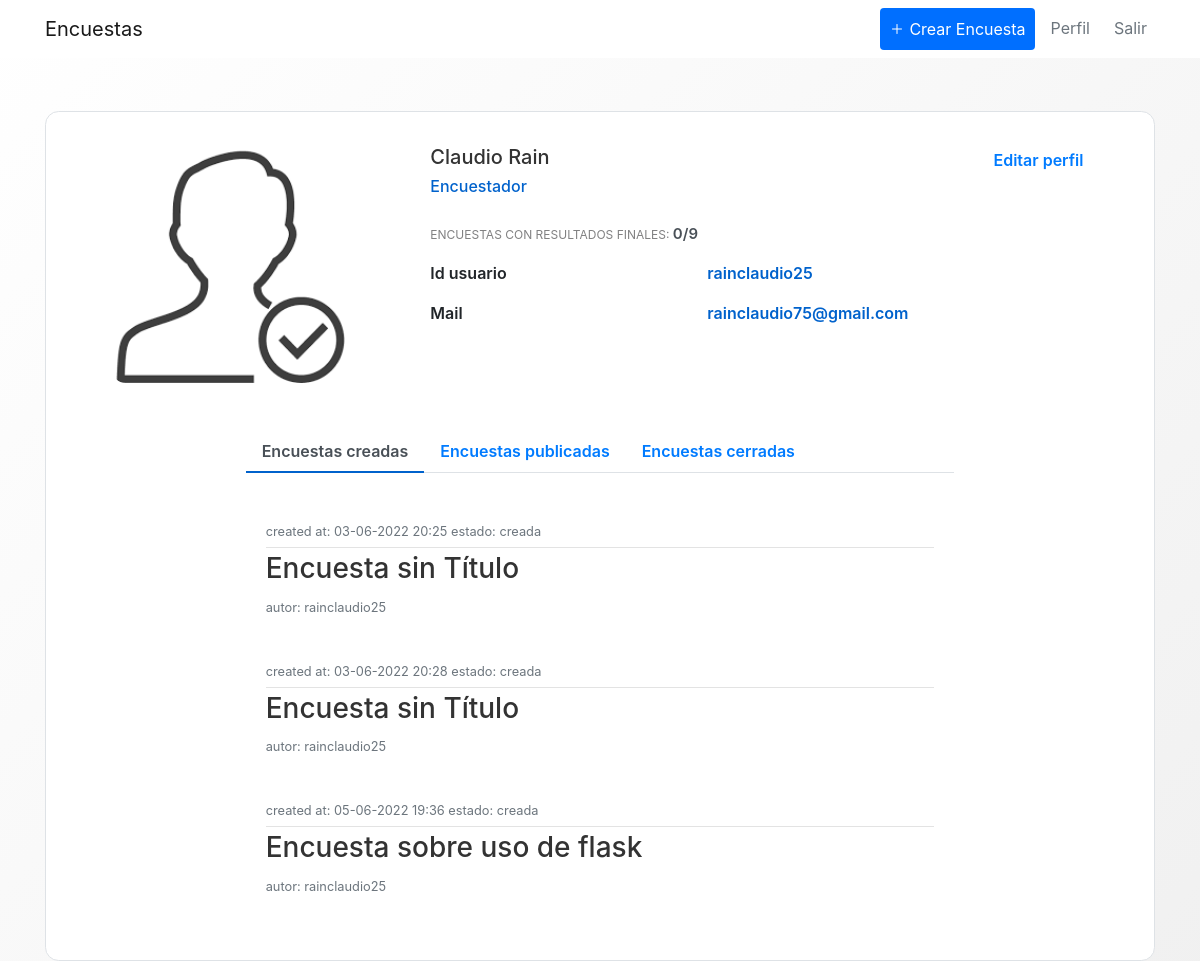
The app's page /profile (signed in) with its own data.
### encuestas/models.py (models this page shows, shortened)
class User(db.Model,UserMixin):
    id = db.Column(db.Integer, primary_key=True)
    username = db.Column(db.String(20), unique=True, nullable=False)
    name = db.Column(db.String(20), nullable=False)
    email = db.Column(db.String(120), unique=True, nullable=False)
    image_file = db.Column(db.String(20), nullable=False, default='default.jpg')
    password = db.Column(db.String(60), nullable=False)
    posts = db.relationship('Post', backref='author', lazy=True)
    tipo = db.Column(db.String(20), nullable=False)
    visible_inf = db.Column(db.String(20), nullable=False, default=True)

class Encuesta(db.Model):
    id = db.Column(db.Integer, primary_key = True)
    title = db.Column(db.String(100),nullable = False)
    description = db.Column(db.String(1000), nullable = False)
    image_file = db.Column(db.String(20), nullable=False, default='default.jpg')
    date_created = db.Column(db.DateTime, nullable = False, default = datetime.utcnow)
    date_posted = db.Column(db.DateTime, default = datetime.utcnow)
    user_id = db.Column(db.Integer, db.ForeignKey('user.id'),nullable = False)
    preguntas = db.relationship('Pregunta', backref = 'content', lazy = True)
    estado =  db.Column(db.String(100), default = "creada")

### encuestas/routes.py (the view)
@app.route("/profile", methods=['GET', 'POST'])
@login_required
def profile():
    form = updatePerfil()
    respuesta = Respuesta.query.filter_by(id_usuario = current_user.username)
    if form.validate_on_submit():
        if form.picture.data:
            picture_file = guardarfoto(form.picture.data)
            current_user.image_file = picture_file
        current_user.name = form.name.data
        current_user.email = form.email.data
        current_user.visible_inf = form.visible.data
        db.session.commit()
        flash('Tus datos han sido actualizados', 'success')
        return redirect(url_for('profile'))
    elif request.method == 'GET':
        form.name.data = current_user.name
        form.email.data = current_user.email
    lista_query= []
    encuest = {}
    for i in respuesta:
        datet =  i.date
        encuest[i.date.strftime("%d-%m-%Y %H:%M:%S")] = i.id_encuesta
        encRESP = Encuesta.query.filter_by(id = i.id_encuesta )
    keys = list(encuest.keys())
    for i in encuest:
        print(encuest[i])
        lista_query.append(Encuesta.query.filter_by(id = encuest[i] ))
    if len(lista_query) ==0:
        lista_query = 0
    encPUBLIC = Encuesta.query.filter_by(user_id = current_user.username,estado = "publicada" )
    encCREATE = Encuesta.query.filter_by(user_id = current_user.username,estado = "creada" )
    encCLOSED = Encuesta.query.filter_by(user_id = current_user.username,estado = "cerrada" )
    TOTAL=len(encuest)
    TOTALC=0
    tipo = False
    perfil_usuario =  'profile_encuestado.html'
    if current_user.tipo == '1':
        tipo = True
        perfil_usuario =  'profile_encuestador.html'
        for i in encPUBLIC:
            TOTAL=TOTAL+1
        for i in encCREATE:
            TOTAL=TOTAL+1
        for i in encCLOSED:
            TOTALC=TOTALC+1
    image_file = url_for('static', filename= 'profile_pics/' + current_user.image_file)
    return render_template(perfil_usuario, title='Profile', image_file=image_file , encPUBLIC = encPUBLIC, form = form, encCREATE=encCREATE, encCLOSED=encCLOSED, TOTAL =TOTAL+TOTALC, TOTALC  =  TOTALC, tipo=tipo, lista_query=lista_query, keys = keys)

### encuestas/forms.py (shortened to what this page needs)
class updatePerfil(FlaskForm):
    name = StringField('Nombre',
                           validators=[DataRequired(), Length(min=2, max=20)])
    email = StringField('Email',
                        validators=[DataRequired(), Email()])
    submit = SubmitField('Actualiza tu información')
    picture = FileField('Actualiza foto de perfil', validators=[FileAllowed(['jpg','png'])])
    visible = BooleanField('Sí, quiero mi información visible en el perfil', default=True)

### encuestas/models.py (called while the page is built)
@login_manager_.user_loader
def load_user(user_id):
    return User.query.get(int(user_id))

### encuestas/templates/profile_encuestador.html (shortened to what this page needs)
{% extends "layout.html" %}
{% block content %}
<link href="//maxcdn.bootstrapcdn.com/bootstrap/4.1.1/css/bootstrap.min.css" rel="stylesheet" id="bootstrap-css">
<div class="container emp-profile border">
                <div class="row">
                    <div class="col-md-4">
                        <div class="profile-img  rounded-circle ">
                            <img src = "{{image_file}}" alt=""/>
                        </div>
                    </div>
                    <div class="col-md-6">
                        <div class="profile-head">
                                    <h5>
                                        {{current_user.name}}
                                    </h5>
                                    <h6>
                                        {% if tipo %}
                                            Encuestador
                                        {%    else %}
                                            Encuestado
                                        {%    endif %}
                                    </h6>
                                    <p class="proile-rating">ENCUESTAS CON RESULTADOS FINALES: <span>{{TOTALC}}/{{TOTAL}}</span></p>
                                    <div class="tab-content profile-tab" id="myTabContent">
                                        {% if current_user.visible_inf == '1' %}
                                        <div class="tab-pane fade show active" id="home" role="tabpanel" aria-labelledby="home-tab">
                                            <div class="row tab-pane fade show active " id="home" role="tabpanel" aria-labelledby="home-tab">
                                                <div class="col-md-6">
                                                    <label>Id usuario</label>
                                                </div>
                                                <div class="col-md-6">
                                                    <p>{{current_user.username}}</p>
                                                </div>
                                                <div class="col-md-6">
                                                    <label>Mail</label>
                                                </div>
                                                <div class="col-md-6">
                                                    <p>{{current_user.email}}</p>
                                                </div>
                                            </div>
                                        </div>
                                        {%    endif %}
                                    </div>
                        </div>
                    </div>
                    <div class="col-md-2">
                        <input  type="button" value="Editar perfil" class="profile-edit-btn btn-outline-primary" id="btn"  >
                    </div>
                </div>
                <div class="row-md-2">
                    <br>
                    <br>
                </div>
                <div class="row">
                    <div class="col-md-2">
                    </div>
                    <div class="col-md-8 profile-head">
                        <ul class="nav nav-tabs" id="myTab" role="tablist">
                            <li class="nav-item">
                                <a class="nav-link active" id="profile-tab" data-toggle="tab" href="#created" role="tab" aria-controls="created" aria-selected="true">Encuestas creadas</a>
                            </li>
                            <li class="nav-item">
                                <a class="nav-link" id="open-tab" data-toggle="tab" href="#open" role="tab" aria-controls="open" aria-selected="false">Encuestas publicadas</a>
                            </li>
                            <li class="nav-item">
                                <a class="nav-link" id="profile-tab" data-toggle="tab" href="#close" role="tab" aria-controls="close" aria-selected="false">Encuestas cerradas</a>
                            </li>
                        </ul>
                        <div class="tab-content profile-tab" id="myTabContent">
                            <div class="tab-pane fade show active" id="created" role="tabpanel" aria-labelledby="created-tab">
                                <div class="column">
                                    <div class="row-md-8">
                                    {% for encuesta in encCREATE %}
                                    <article class="media content-section">
                                        <div class="media-body">
                                            <div class="article-metadata">
                                                <small class="text-muted">
                                                    created at: {{encuesta.date_created.strftime('%d-%m-%Y %H:%M')}}
                                                </small>
                                                <small class="text-muted">
                                                    estado: {{encuesta.estado}}
                                                </small>
                                            </div>
                                                <h2>
                                                    <a class="article-title"
                                                    href="{{ url_for('editar_encuesta', encuesta_id=encuesta.id)}}"> <h3>{{ encuesta.title }} </h3></a>
                                                </h2>
                                                <small class="text-muted">
                                                    autor: {{encuesta.user_id}}
                                                </small>
                                            </div>
                                        </article>
                                        {% endfor %}
                                    </div>
                                </div>
                            </div>
                        </div>
                    </div>
                </div>
        </div>
        {% endblock content %}

### encuestas/templates/layout.html (shortened to what this page needs)
<!DOCTYPE html>
<html>
<head>
    <link rel="stylesheet" href="https://maxcdn.bootstrapcdn.com/bootstrap/4.0.0/css/bootstrap.min.css">
    <link rel="stylesheet" type="text/css" href="{{ url_for('static', filename='main.css') }}">
</head>
<body>
    <header class="site-header">
      <nav class="navbar navbar-expand-lg bg-white navbar-light bg-white fixed-top ">
        <div class="container">
          <a class="navbar-brand mr-4 " href="/">Encuestas</a>
          <div class="collapse navbar-collapse" id="navbarToggle">
            <div class="navbar-nav">
              {%block change_button%}
              {% if current_user.is_authenticated and current_user.tipo =='1' %}
              <a class="nav-item text-white nav-link btn primary-button brand-color d-flex align-items-center gap-3" href="{{ url_for('crear_encuesta')}}">
                <ion-icon class = "aligm-middle"name="add-outline"></ion-icon>
                <span>
                  Crear Encuesta
                </span>
              </a>
              {% endif %}
              {%endblock%}
              {% if current_user.is_authenticated %}
              <a class="nav-item text-secondary nav-link  btn-link px-3 me-2" href="{{ url_for('profile') }}">Perfil</a>
              <a class="nav-item text-secondary nav-link" href="{{ url_for('logout') }}">Salir</a>
              {% else %}
              <a class="nav-item text-secondary nav-link" href="{{ url_for('login') }}">Login</a>
              <a class="nav-item text-secondary nav-link" href="{{ url_for('register') }}">Registrate</a>
              {% endif %}
            </div>
          </div>
        </div>
      </nav>
    </header>
    <main role="main" class="container">
      <div >
        <div id ="content-section">
          {% block content %}{% endblock %}
        </div>
      </div>
    </main>
</body>
</html>

### encuestas/static/main.css (style rules this page uses)
body { font-family: "Roboto", sans-serif; font-weight: 400; background: #fafafa; color: #333; margin-top: 3.4rem; box-sizing: border-box; }
h1, h2, h3, h4, h5, h6 { color: #444444; }
.site-header .navbar-nav .nav-link { color: #cbd5db; }
.content-section { background: #ffffff; padding: 10px 20px; border-radius: 3px; margin-bottom: 20px; }
.article-title { color: #333; }
.article-metadata { padding-bottom: 5px; margin-bottom: 4px; border-bottom: 1px solid #e3e3e3; }
.gap-3 { gap: 0.3rem; }
html, body { width: 100%; height: 100%; }
body { background: linear-gradient(-45deg, #ffffff, #e4e4e4, #ffffff); background-size: 400% 400%; animation: gradient 15s ease; }
.emp-profile { padding: 3%; margin-top: 10%; margin-bottom: 10%; border-radius: 0.85rem; background: #fff; }
.profile-img { text-align: center; }
.profile-img img { width: 70%; height: 100%; border-radius: 0.85rem; }
.profile-head h5 { color: #333; }
.profile-head h6 { color: #0062cc; }
.profile-edit-btn { border: none; border-radius: 1.5rem; width: 70%; padding: 2%; font-weight: 600; color: #6c757d; cursor: pointer; }
.proile-rating { font-size: 12px; color: #818182; margin-top: 5%; }
.proile-rating span { color: #495057; font-size: 15px; font-weight: 600; }
.profile-head .nav-tabs { margin-bottom: 5%; }
.profile-head .nav-tabs .nav-link { font-weight: 600; border: none; }
.profile-head .nav-tabs .nav-link.active { border: none; border-bottom: 2px solid #0062cc; }
.profile-tab label { font-weight: 600; }
.profile-tab p { font-weight: 600; color: #0062cc; }
.brand-color { background-color: #006fff; }
.primary-button { border: none; color: white; font-size: 1rem; border-radius: 3px; }

### records on screen
User: name "Claudio Rain", username "rainclaudio25", email "rainclaudio75@gmail.com"
Encuesta: date_created "03-06-2022 20:25", estado "creada", title "Encuesta sin Título", user_id "rainclaudio25"
Encuesta: date_created "03-06-2022 20:28", estado "creada", title "Encuesta sin Título", user_id "rainclaudio25"
Encuesta: date_created "05-06-2022 19:36", estado "creada", title "Encuesta sobre uso de flask", user_id "rainclaudio25"

### other values on screen
{{ TOTALC }} "0"
{{ TOTAL }} "9"
